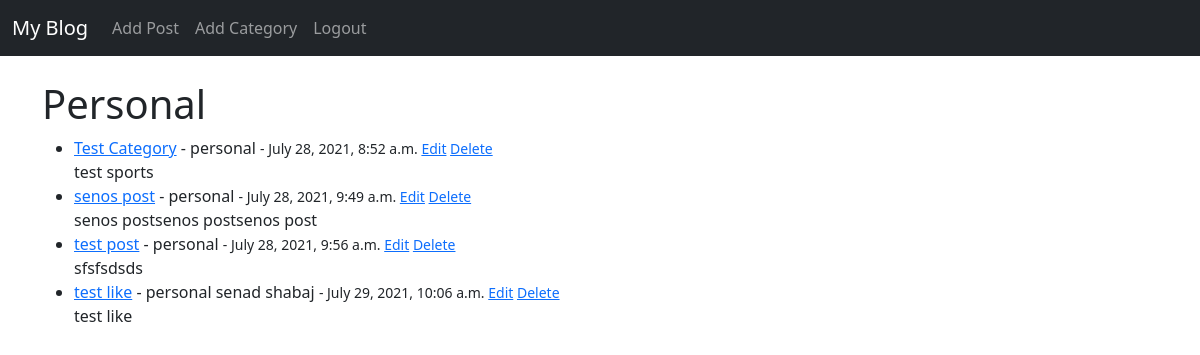
The page /category/personal/ (signed in) on the database as committed earlier.
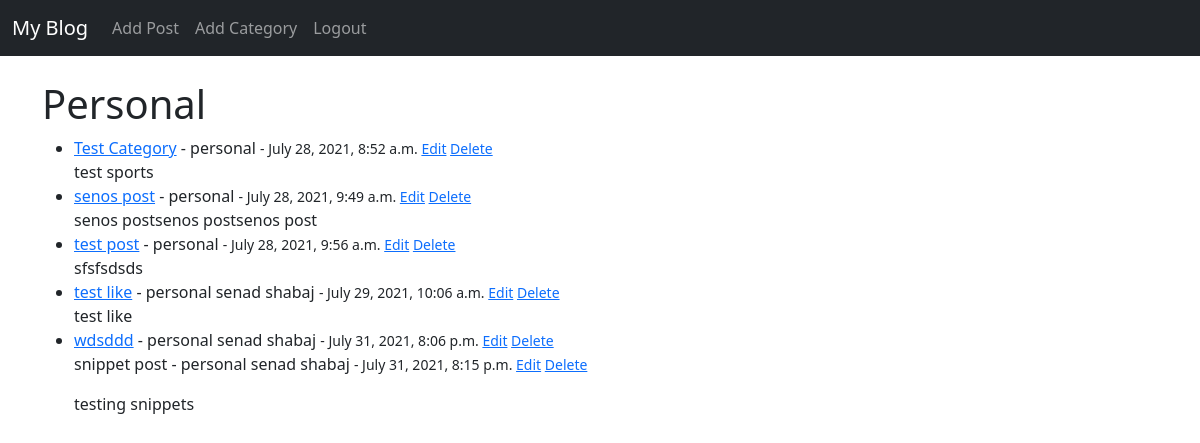
The same page on the database as committed later.
### libpro/models.py (models this page shows, shortened)
class Post(models.Model):
    title = models.CharField(max_length=255)
    title_tag = models.CharField(max_length=255)
    author = models.ForeignKey(User, on_delete=models.CASCADE)
    body = RichTextField(blank=True, null=True)
    post_date = models.DateTimeField(auto_now_add=True)
    category = models.CharField(max_length=255, default = 'Personal')
    snippet = models.CharField(max_length=255)
    likes = models.ManyToManyField(User, related_name='blog_posts')

### libpro/views.py (the view)
# urls.py: path('category/<str:cats>/', CategoryView, name = 'category'),
def CategoryView(request, cats):
    category_posts = Post.objects.filter(category=cats)
    return render(
        request,
        "categories.html",
        {"cats": cats.replace("-", " ").title(), "category_posts": category_posts},
    )

### libpro/templates/categories.html
{% extends 'base.html'%}
{% block content %}
{% if category_posts %}
    <h1>{{ cats }}</h1>
    <ul>
    {% for post in category_posts %}
        <li><a href= "{% url 'post-details' post.pk  %}">{{ post.title }}</a> -
        {{ post.category }}
        {{ post.author.first_name }} {{ post.author.last_name }}
        <small>
            {% if user.is_authenticated %}
                    - {{ post.post_date }}
                <a href= "{% url 'post_edit' post.pk  %}">Edit</a>
                <a href= "{% url 'delete_post' post.pk  %}">Delete</a>
        </small><br/>
            {{ post.body| slice:":200"|safe }}</li>
            {% endif %}
    {% endfor %}
    </ul>
{% else %}
    <h3> Sorry this page does not exist :(</h3>
{% endif %}
{% endblock %}

Rows that differ between the two databases and show on the page:
added Post: title "wdsddd", category "personal", author.first_name "senad", author.last_name "shabaj", post_date "July 31, 2021, 8:06 p.m."
added Post: title "snippet post", category "personal", author.first_name "senad", author.last_name "shabaj", post_date "July 31, 2021, 8:15 p.m.", body "testing snippets"
